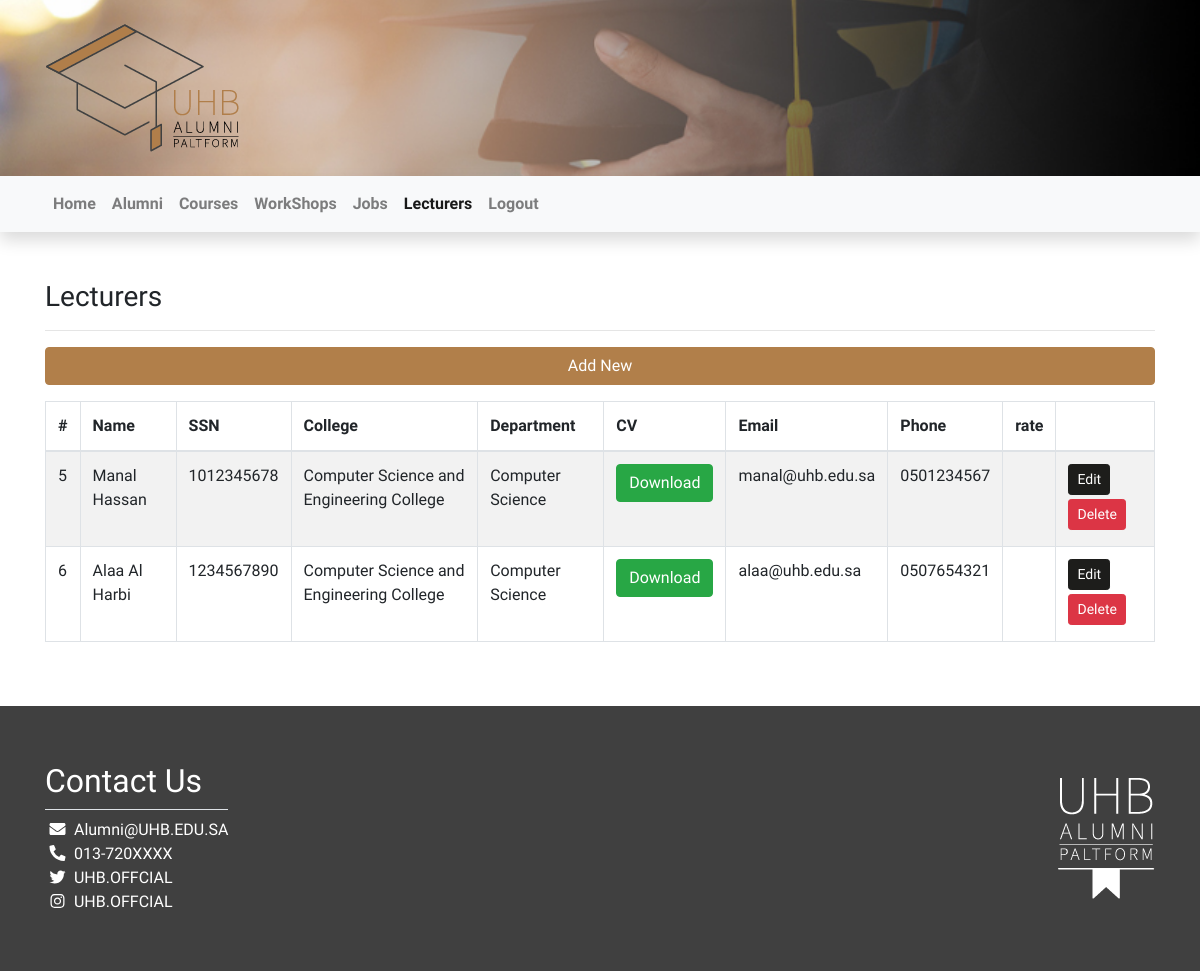
Screenshot of /Code/views/lecturers (signed in) with the database file from the repository.
### tables this page shows
CREATE TABLE `lecturers` (
  `id` int(11) NOT NULL,
  `SSN` varchar(255) NOT NULL,
  `lec_name` varchar(255) NOT NULL,
  `email` varchar(255) NOT NULL,
  `password` varchar(255) NOT NULL,
  `salt` varchar(10) NOT NULL,
  `phone` varchar(25) NOT NULL,
  `cv` varchar(255) NOT NULL,
  `department_id` int(11) NOT NULL
);

CREATE TABLE `colleges` (
  `id` int(11) NOT NULL,
  `colg_name` varchar(255) NOT NULL
);

CREATE TABLE `departments` (
  `id` int(11) NOT NULL,
  `dept_name` varchar(255) NOT NULL,
  `college_id` int(11) NOT NULL
);

### Code/views/lecturers/index.php (the view, shortened to what this page needs)
<?php
require_once"../../init/init.php";
$stmt = $con->prepare("SELECT
	lecturers.*, colleges.colg_name, departments.dept_name
	FROM
	    lecturers
    INNER JOIN departments ON lecturers.department_id = departments.id
    INNER JOIN colleges ON departments.college_id = colleges.id");
$stmt->execute();
$lecturers = $stmt->fetchAll();
for ( $i = 0; $i < sizeof( $lecturers ); $i++ ) {
	$id = $lecturers[$i]['id'];
	$stmt = $con->prepare("SELECT AVG(rate) as rate FROM alumnus_lecturer_rate WHERE lecturer_id = ?");
	$stmt->execute([$id]);
	$rate = $stmt->fetch();
	$lecturers[$i]['rate'] = $rate['rate'];
}
?>
<div class="container py-5">
    <h3>Lecturers</h3>
    <hr/>
	<?php if(isAdmin()): ?>
		<a class="btn btn-block mb-3 btn-primary" href="<?= route("lecturers/add.php") ?>">Add New</a>
	<?php endif; ?>
    <div class="table-responsive">
        <table class="table table-striped table-hover table-bordered w-100">
            <thead>
                <tr>
                    <th>#</th>
                    <th>Name</th>
					<th>SSN</th>
					<th>College</th>
                    <th>Department</th>
                    <th>CV</th>
                    <th>Email</th>
                    <th>Phone</th>
                    <th>rate</th>
                    <th></th>
                </tr>
            </thead>
            <tbody>
				<?php foreach ($lecturers as $lecturer): ?>
					<tr>
						<td><?= $lecturer['id'] ?></td>
						<td><?= $lecturer['lec_name'] ?></td>
						<td><?= $lecturer['SSN'] ?></td>
						<td><?= $lecturer['colg_name'] ?></td>
						<td><?= $lecturer['dept_name'] ?></td>
						<td><a class="btn btn-success" download href="<?= uploads("cvs/" . $lecturer['cv']); ?>">Download</a></td>
						<td><?= $lecturer['email'] ?></td>
						<td><?= $lecturer['phone'] ?></td>
						<td><?= $lecturer['rate'] ?></td>
						<td>
							<a class="btn btn-sm mb-1 btn-dark" href="<?= route("lecturers/edit.php?id=" . $lecturer['id'] )?>">Edit</a>
							<a class="btn btn-sm mb-1 btn-danger" href="<?= route("lecturers/delete.php?id=" . $lecturer['id'] )?>">Delete</a>
						</td>
					</tr>
				<?php endforeach; ?>
            </tbody>
        </table>
    </div>
</div>
<?php include_once "../includes/footer.php";

### Code/assets/css/style.css (style rules this page uses)
body { background-repeat: no-repeat; background-size: cover; font-family: 'Cairo'; background-attachment: fixed; background-position: center; }

### rows the page displays
lecturers: id "5", lec_name "Manal Hassan", SSN "1012345678", colleges.colg_name "Computer Science and Engineering College", department.dept_name "Computer Science", email "manal@uhb.edu.sa", phone "0501234567"
lecturers: id "6", lec_name "Alaa Al Harbi", SSN "1234567890", colleges.colg_name "Computer Science and Engineering College", department.dept_name "Computer Science", email "alaa@uhb.edu.sa", phone "0507654321"
